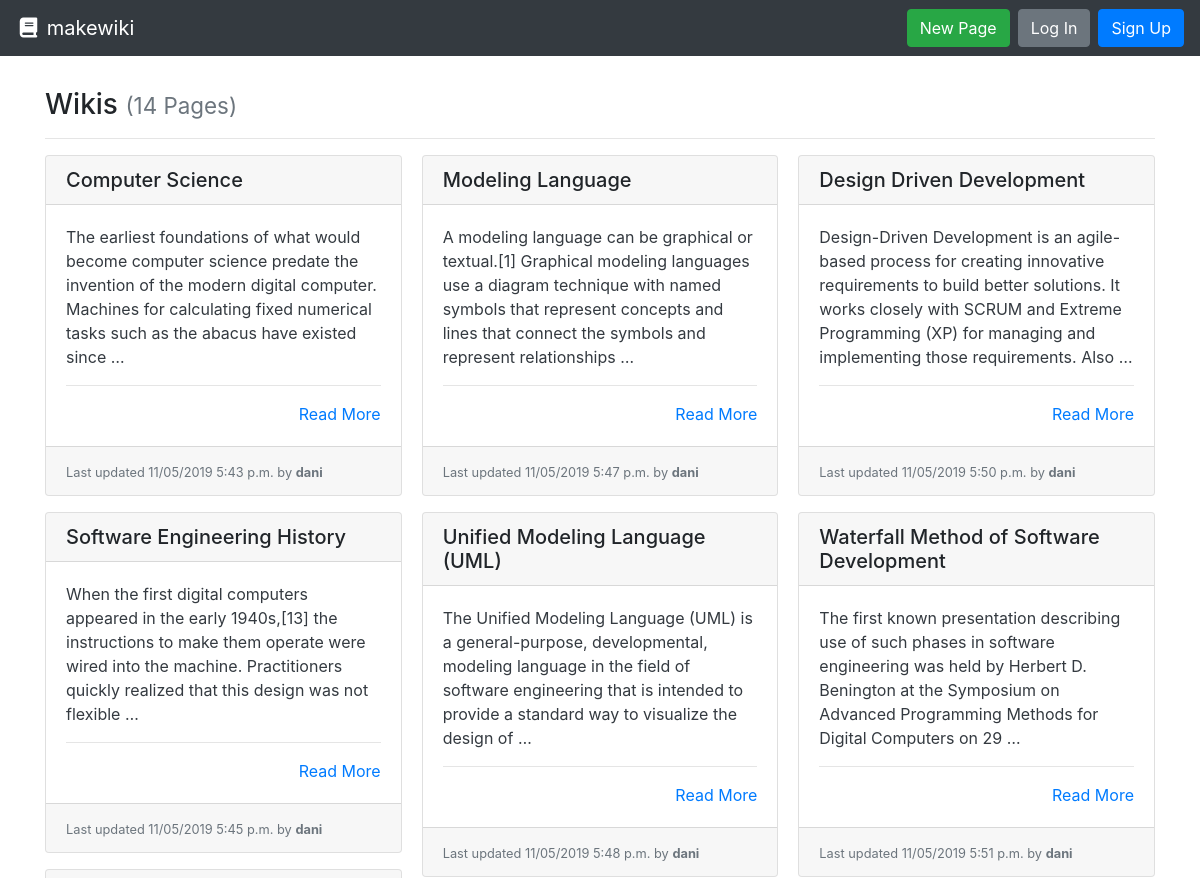
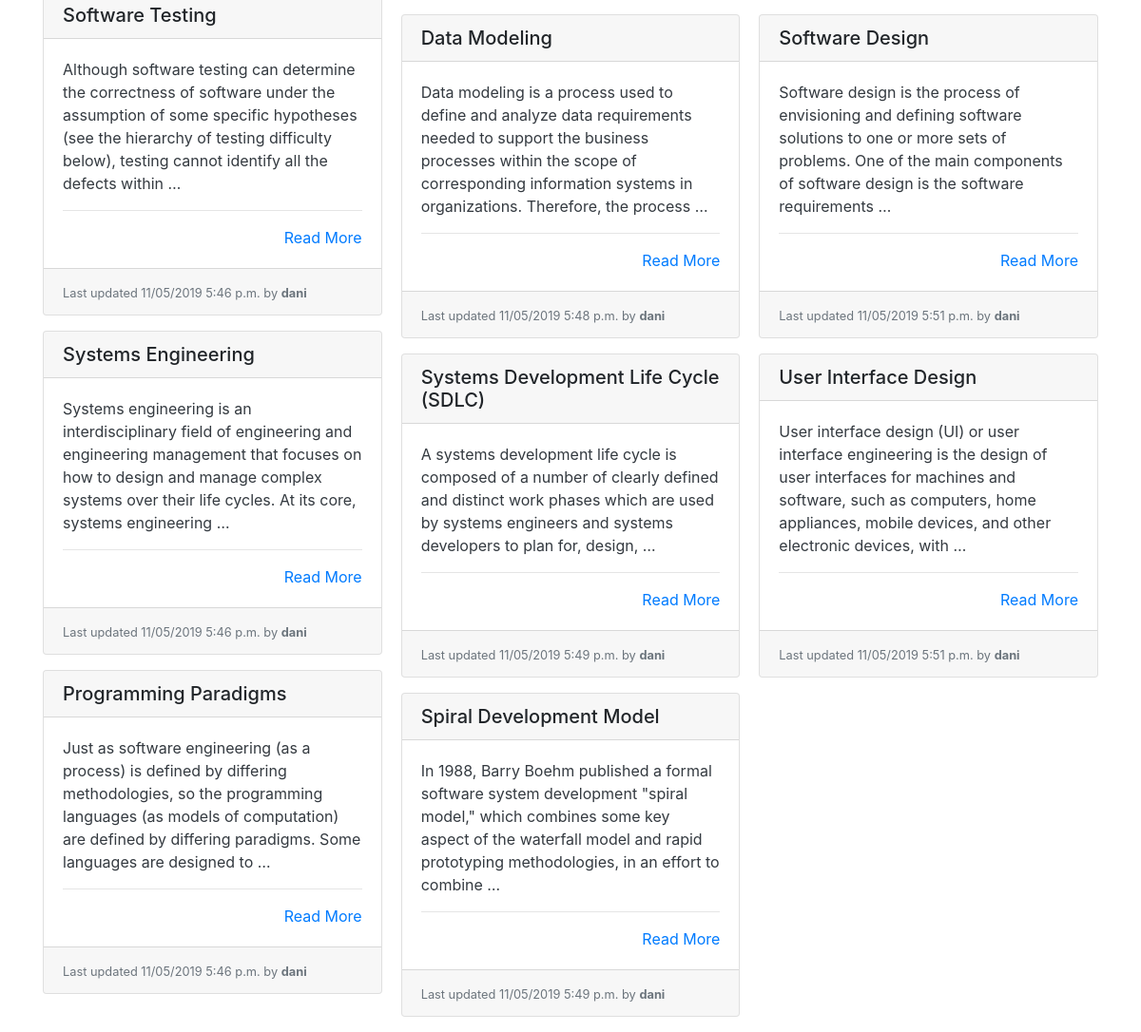
/, run on an earlier commit of the app's database (2 pictures, top to bottom).
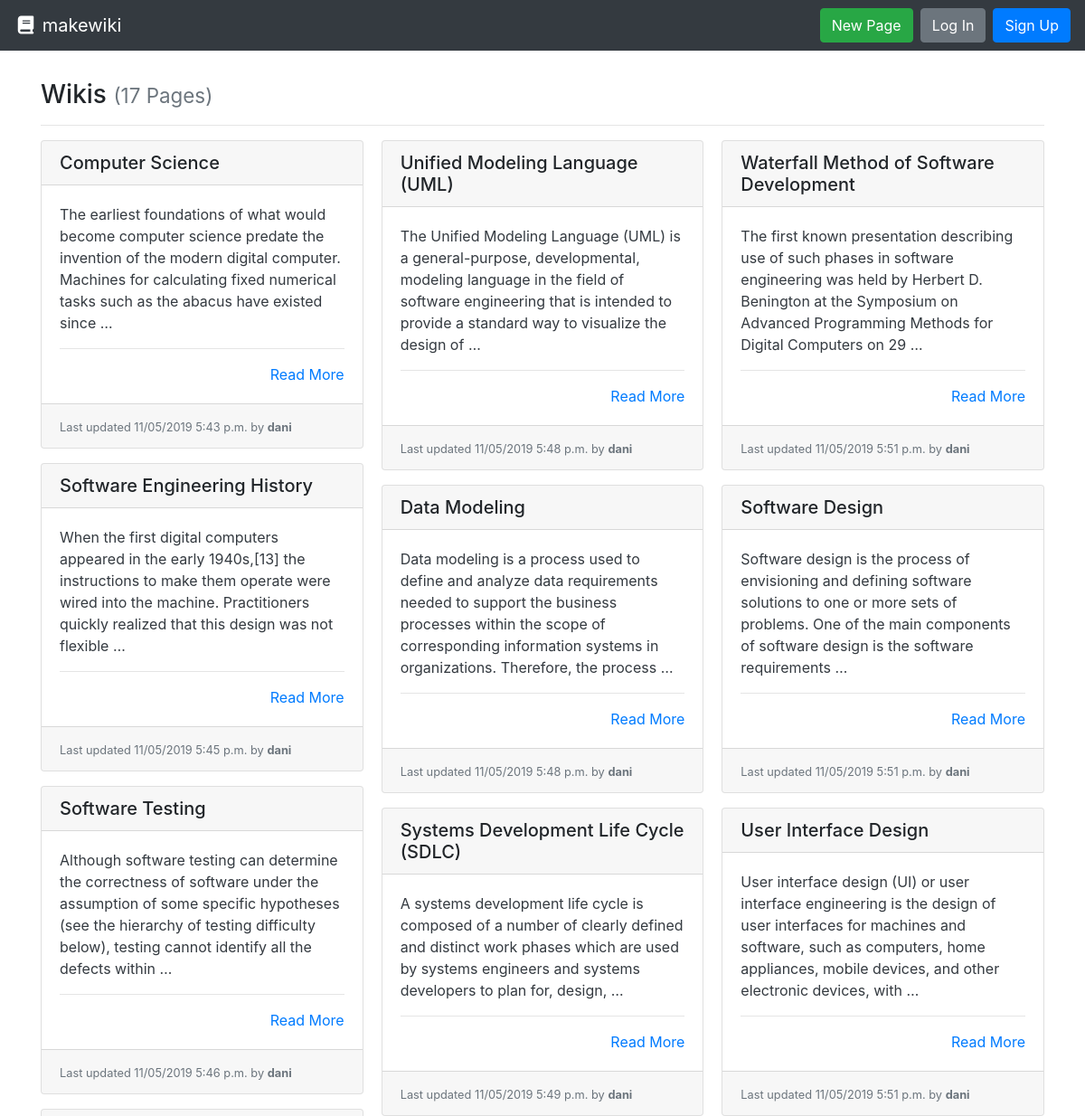
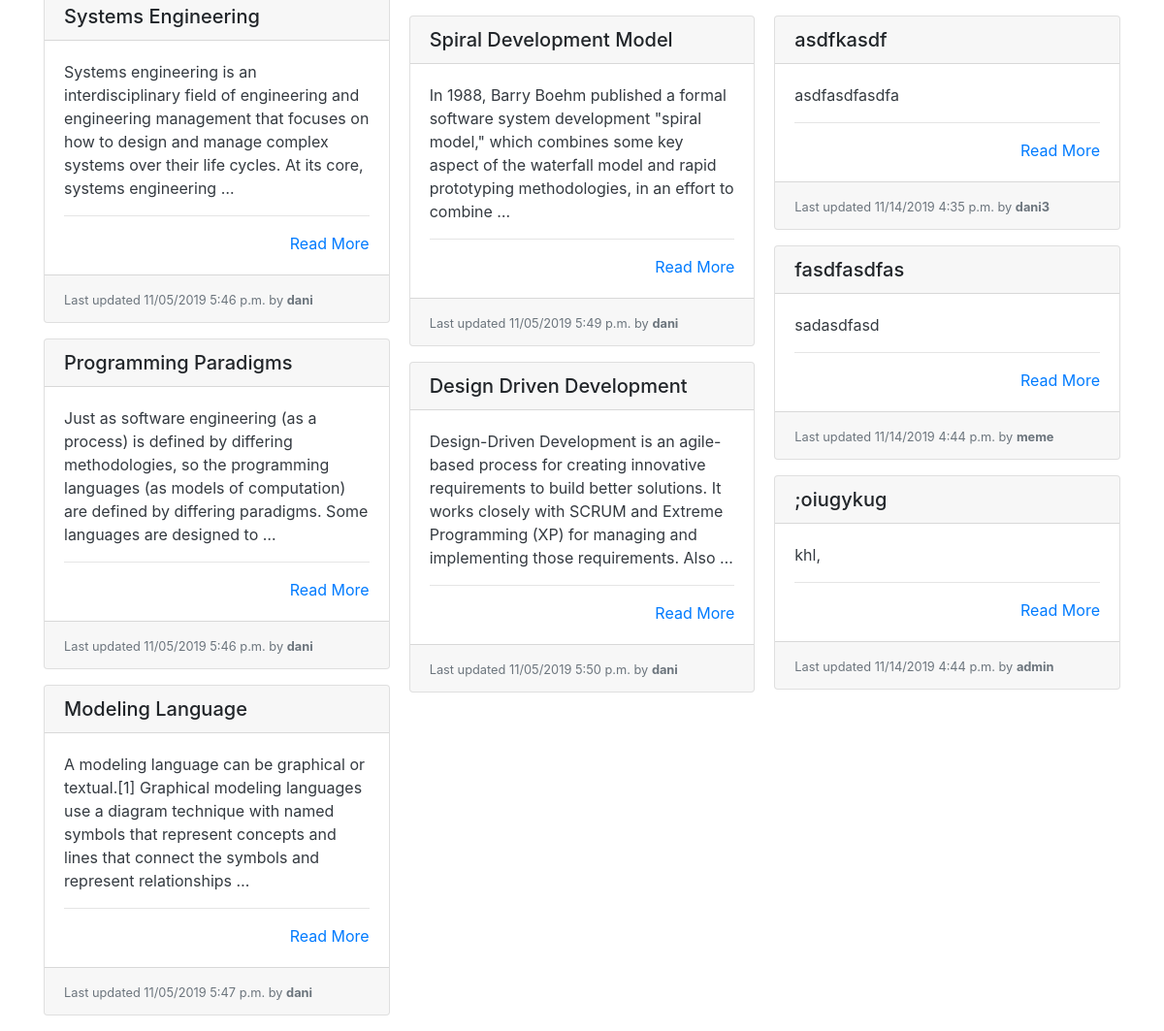
And on a later commit of the database (2 pictures, top to bottom).
### wiki/models.py (models this page shows, shortened)
class Page(models.Model):
    title = models.CharField(max_length=settings.WIKI_PAGE_TITLE_MAX_LENGTH, unique=True,
                             help_text="Title of your page.")
    author = models.ForeignKey(User, on_delete=models.PROTECT,
                               help_text="The user that posted this article.")
    slug = models.CharField(max_length=settings.WIKI_PAGE_TITLE_MAX_LENGTH, blank=True, editable=False,
                            help_text="Unique URL path to access this page. Generated by the system.")
    content = models.TextField(
        help_text="Write the content of your page here.")
    created = models.DateTimeField(auto_now_add=True,
                                   help_text="The date and time this page was created. Automatically generated when the model saves.")
    modified = models.DateTimeField(auto_now=True,
                                    help_text="The date and time this page was updated. Automatically generated when the model updates.")

### wiki/views.py (the view)
# urls.py: path('', PageListView.as_view(), name='wiki-list-page'),
class PageListView(ListView):
    model = Page
    def get(self, request):
        pages = self.get_queryset().all()
        return render(request, 'list.html', {
          'pages': pages
        })

### wiki/templates/list.html
{% extends "base.html" %}
{% block content %}
  <h3>Wikis {% if pages %}<small class="text-muted">({{ pages|length }} Page{{ pages|length|pluralize:"s" }})</small>{% endif %}</h3>
  <hr>
  {% if pages %}
    <div class="card-columns">
      {% for page in pages %}
        {% include "partials/card.html" %}
      {% endfor %}
    </div>
  {% else %}
    <div class="alert alert-primary" role="alert">No pages to display.</div>
  {% endif %}
{% endblock %}

### templates/base.html (shortened to what this page needs)
<!doctype html>
<html lang="en">
  <head>
    <link rel="stylesheet" href="https://stackpath.bootstrapcdn.com/bootstrap/4.3.1/css/bootstrap.min.css"
>
  </head>
  <body>
    <nav class="navbar navbar-expand-md navbar-dark bg-dark">
      <a class="navbar-brand" href="{% url 'wiki-list-page' %}"><i class="fas fa-fw fa-book"></i> makewiki</a>
      <form class="form-inline ml-auto">
        {% if user.is_authenticated %}
          <div class="text-white">Hello, <strong>{{ user.username }}</strong>!</div>
          <a href="{% url 'wiki-create-page' %}" class="btn btn-success ml-4">New Page</a>
          <a href="{% url 'logout' %}" class="btn btn-danger ml-2">Log Out</a>
        {% else %}
          <a href="#" class="btn btn-success ml-4">New Page</a>
          <a href="{% url 'login' %}" class="btn btn-secondary ml-2">Log In</a>
          <a href="{% url 'signup' %}" class="btn btn-primary ml-2">Sign Up</a>
        {% endif %}
      </form>
    </nav>
    <main role="main" class="container" style="margin-top: 4vh;">
      {% block content %}{% endblock %}
    </main>
  </body>

### wiki/templates/partials/card.html
<div class="card mb-3">
  <h5 class="card-header ">{{ page.title }}</h5>
  <div class="card-body border-dark">
    <p class="card-text text-dark">
      {{ page.content|truncatewords_html:30 }}
      <hr>
      <div class="text-right"><a href="{% url 'wiki-details-page' page.slug %}" title="Read More">Read More</a></div>
  </div>
  <div class="card-footer">
    <small class="text-muted">Last updated {{ page.modified|date:"SHORT_DATETIME_FORMAT" }} by <b>{{ page.author.username }}</b></small>
  </div>
</div>

What changed in the data, as far as the page shows it:
added Page: title "asdfkasdf", content "asdfasdfasdfa", modified "11/14/2019 4:35 p.m.", author.username "dani3"
added Page: title "fasdfasdfas", content "sadasdfasd", modified "11/14/2019 4:44 p.m.", author.username "meme"
added Page: title ";oiugykug", content "khl,", modified "11/14/2019 4:44 p.m.", author.username "admin"
Also different on the page:
{{ pages|length }}: "14" → "17"
